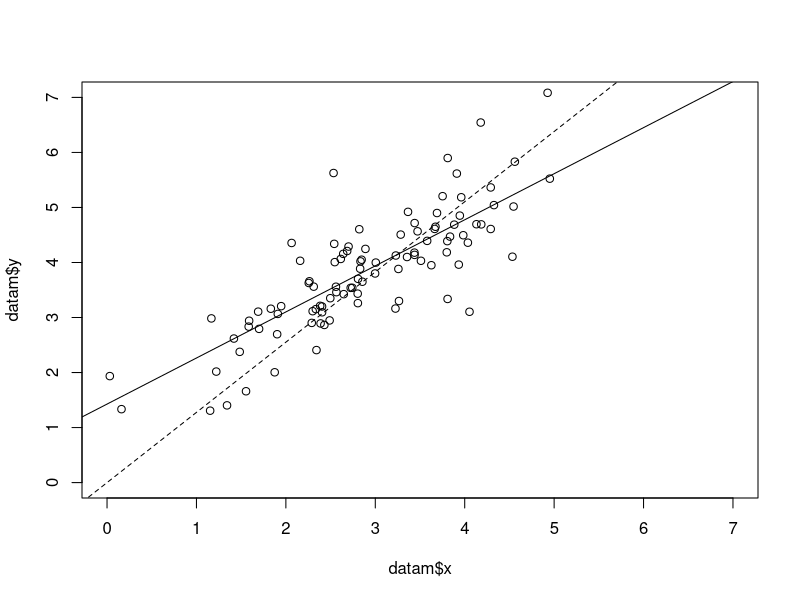

This chart was generated by the following R code: (Note: this script raises an error after producing the figure.)
# 500 hw2
library(MASS)
mu <- c(3,4)
sigma <- matrix(c(1.0,0.8,0.8,1.0),nrow=2)
datam <- data.frame(mvrnorm(100,mu,sigma))
colnames(datam) <- c("x","y")

# plot 
plot(datam$x, datam$y, xlim = c(0, 7), ylim = c(0, 7), type = 'p')

# fit model
lm <- lm(y ~ x, data = datam)
abline(lm)
summary(lm)

?pnorm

pt((1-0.79582)/0.06385, 98)

### 2
m0 <- lm(y ~ x -1 , data=datam)
summary(m0)
abline(m0, lty = 2)

sum(m0$residuals)


sum(m0$residuals * x)
sum(m0$residuals * m0$fitted.values)
m0$fitted.values
